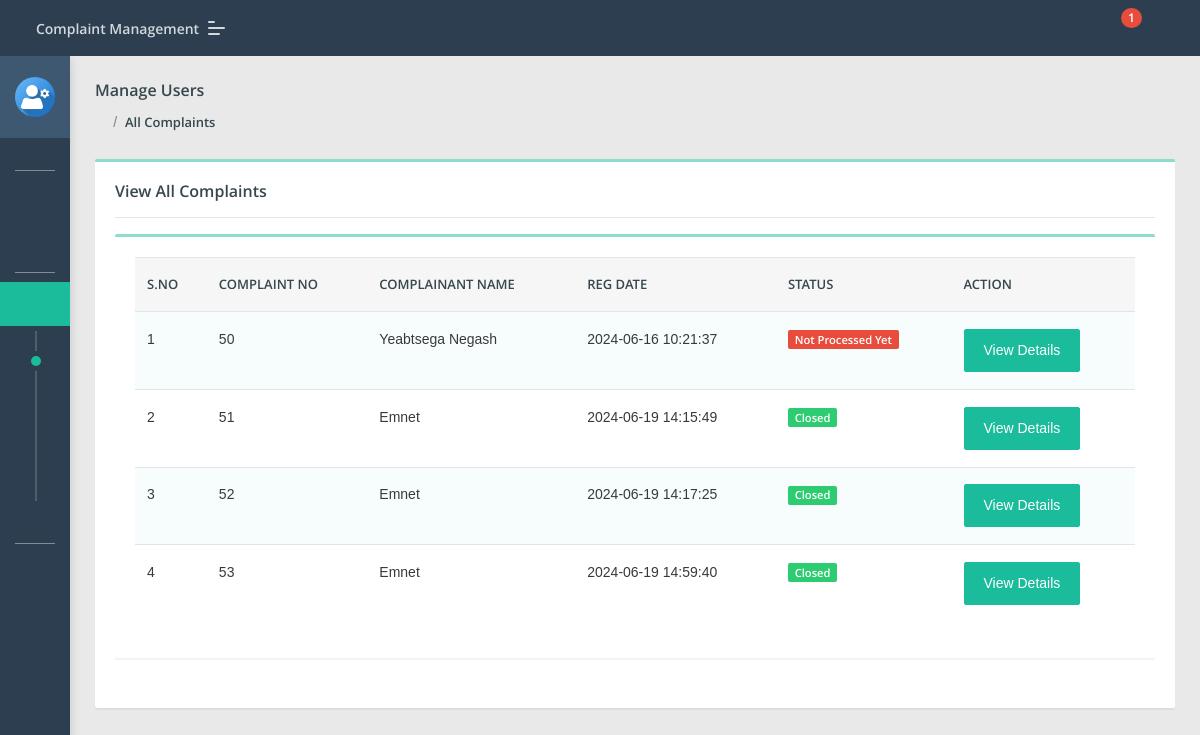
Screenshot of /Faculty/all-complaint.php (signed in) with the database file from the repository.
### tables this page shows
CREATE TABLE `tblcomplaints` (
  `complaintNumber` int(11) NOT NULL,
  `userId` int(11) DEFAULT NULL,
  `category` text,
  `subcategory` varchar(255) DEFAULT NULL,
  `complaintType` varchar(255) DEFAULT NULL,
  `state` varchar(255) DEFAULT NULL,
  `noc` varchar(255) DEFAULT NULL,
  `complaintDetails` mediumtext,
  `complaintFile` varchar(255) DEFAULT NULL,
  `videoFile` varchar(255) DEFAULT NULL,
  `audioFile` varchar(255) DEFAULT NULL,
  `regDate` timestamp NULL DEFAULT CURRENT_TIMESTAMP,
  `status` varchar(50) DEFAULT NULL,
  `lastUpdationDate` timestamp NULL DEFAULT NULL ON UPDATE CURRENT_TIMESTAMP
);

CREATE TABLE `users` (
  `id` int(11) NOT NULL,
  `fullName` varchar(255) DEFAULT NULL,
  `userEmail` varchar(255) DEFAULT NULL,
  `password` varchar(255) DEFAULT NULL,
  `contactNo` bigint(11) DEFAULT NULL,
  `address` tinytext,
  `State` varchar(255) DEFAULT NULL,
  `country` varchar(255) DEFAULT NULL,
  `Faculty` text,
  `Department` text NOT NULL,
  `pincode` int(6) DEFAULT NULL,
  `userImage` varchar(255) DEFAULT NULL,
  `regDate` timestamp NOT NULL DEFAULT CURRENT_TIMESTAMP,
  `updationDate` timestamp NULL DEFAULT NULL,
  `status` int(1) DEFAULT NULL
);

### Faculty/all-complaint.php (the view, shortened to what this page needs)
<?php
include('include/config.php');
if(strlen($_SESSION['fid']) == 0) {
    header('location:index.php');
} else {
?>
<!DOCTYPE html>
<html lang="en">
<head>
    <link rel="stylesheet" href="assets/css/style.css">
</head>
<body class="">
    <?php include('include/sidebar.php'); ?>
    <?php include('include/header.php'); ?>
    <section class="pcoded-main-container">
        <div class="pcoded-content">
            <div class="page-header">
                <div class="page-block">
                    <div class="row align-items-center">
                        <div class="col-md-12">
                            <div class="page-header-title">
                                <h5 class="m-b-10">Manage Users</h5>
                            </div>
                            <ul class="breadcrumb">
                                <li class="breadcrumb-item"><a href="dashboard.php"><i class="feather icon-home"></i></a></li>
                                <li class="breadcrumb-item"><a href="all-complaint.php">All Complaints</a></li>
                            </ul>
                        </div>
                    </div>
                </div>
            </div>
            <div class="row">
                <div class="col-sm-12">
                    <div class="card">
                        <div class="card-body">
                            <h5>View All Complaints</h5>
                            <hr>
                            <div class="row">
                                <div class="col-xl-12">
                                    <div class="card">
                                        <div class="card-body table-border-style">
                                            <div class="table-responsive">
                                                <table class="table table-striped">
                                                    <thead>
                                                        <tr>
                                                            <th>S.No</th>
                                                            <th>Complaint No</th>
                                                            <th>Complainant Name</th>
                                                            <th>Reg Date</th>
                                                            <th>Status</th>
                                                            <th>Action</th>
                                                        </tr>
                                                    </thead>
                                                    <tbody>
                                                        <?php
                                                        $rolef = $_SESSION['frole'];
                                                        $query = mysqli_query($con, "SELECT tblcomplaints.*, users.fullName as name FROM tblcomplaints JOIN users ON users.id = tblcomplaints.userId WHERE category = '$rolef'");
                                                        $cnt = 1;
                                                        while($row = mysqli_fetch_array($query)) {
                                                        ?>
                                                        <tr>
                                                            <td><?php echo htmlentities($cnt); ?></td>
                                                            <td><?php echo htmlentities($row['complaintNumber']); ?></td>
                                                            <td><?php echo htmlentities($row['name']); ?></td>
                                                            <td><?php echo htmlentities($row['regDate']); ?></td>
                                                            <td>
                                                                <?php $status = $row['status'];
                                                                if ($status == '') { ?>
                                                                    <span class="badge badge-danger">Not Processed Yet</span>
                                                                <?php } elseif ($status == 'in process') { ?>
                                                                    <span class="badge badge-warning">In Process</span>
                                                                <?php } elseif ($status == 'closed') { ?>
                                                                    <span class="badge badge-success">Closed</span>
                                                                <?php } ?>
                                                            </td>
                                                            <td>
                                                                <a href="complaint-details.php?cid=<?php echo htmlentities($row['complaintNumber']); ?>" class="btn btn-primary"> View Details</a>
                                                            </td>
                                                        </tr>
                                                        <?php $cnt = $cnt + 1; } ?>
                                                    </tbody>
                                                </table>
                                            </div>
                                        </div>
                                    </div>
                                </div>
                            </div>
                        </div>
                    </div>
                </div>
            </div>
        </div>
    </section>
</body>
</html>
<?php } ?>

### rows the page displays
tblcomplaints: complaintNumber "50", userId.fullName "Yeabtsega Negash", regDate "2024-06-16 10:21:37", shows "Not Processed Yet"
tblcomplaints: complaintNumber "51", userId.fullName "Emnet", regDate "2024-06-19 14:15:49", status "Closed"
tblcomplaints: complaintNumber "52", userId.fullName "Emnet", regDate "2024-06-19 14:17:25", status "Closed"
tblcomplaints: complaintNumber "53", userId.fullName "Emnet", regDate "2024-06-19 14:59:40", status "Closed"

### other values shown
$num1 "1"
